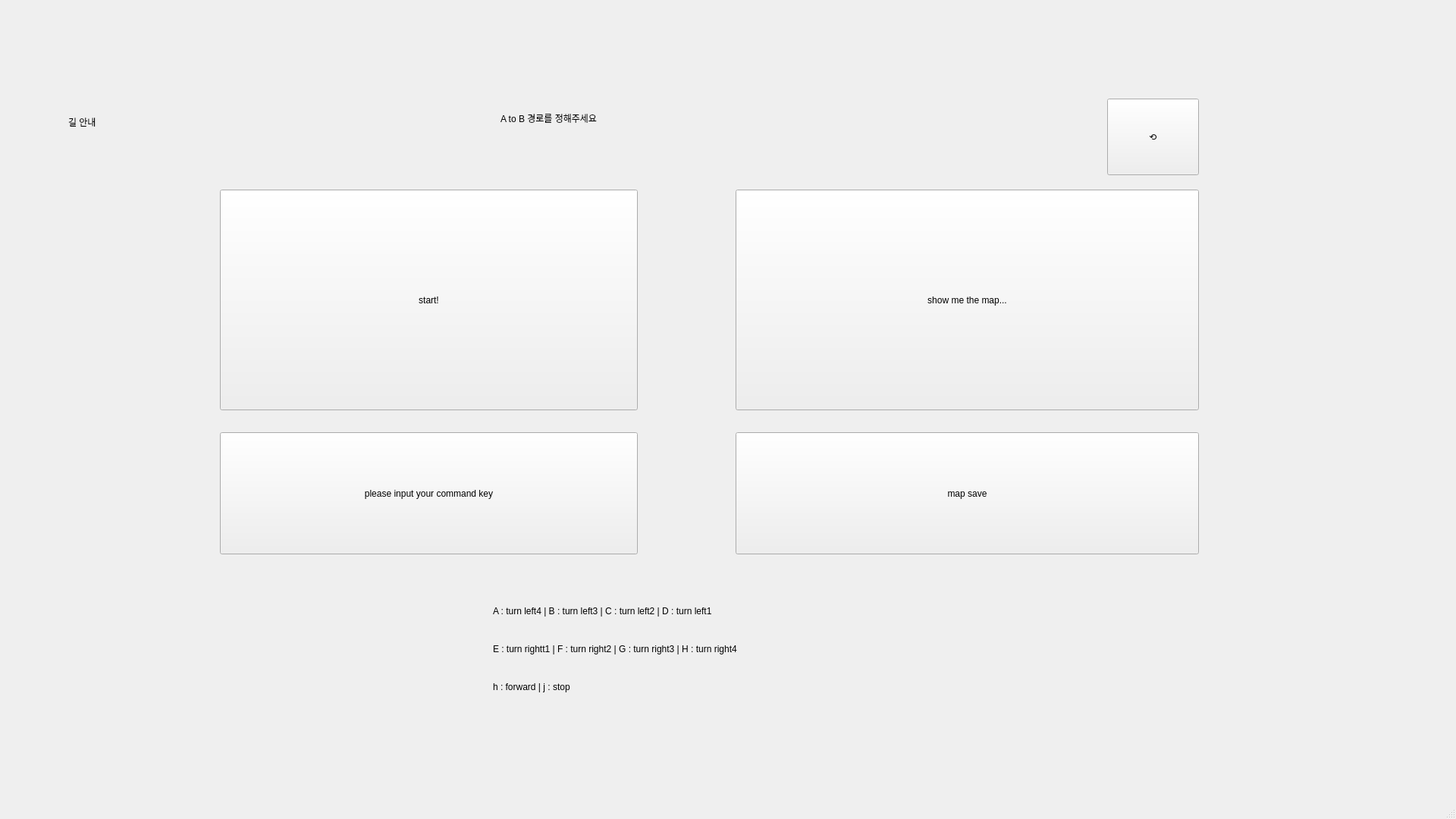
<?xml version="1.0" encoding="UTF-8"?>
<ui version="4.0">
 <class>MainWindow</class>
 <widget class="QMainWindow" name="MainWindow">
  <property name="geometry">
   <rect>
    <x>0</x>
    <y>0</y>
    <width>1920</width>
    <height>1080</height>
   </rect>
  </property>
  <property name="windowTitle">
   <string>MainWindow</string>
  </property>
  <widget class="QWidget" name="centralwidget">
   <widget class="QLabel" name="label">
    <property name="geometry">
     <rect>
      <x>90</x>
      <y>100</y>
      <width>211</width>
      <height>121</height>
     </rect>
    </property>
    <property name="styleSheet">
     <string notr="true">font: 700 24pt &quot;Jalnan OTF&quot;;
font: 25pt &quot;Ubuntu&quot;;</string>
    </property>
    <property name="text">
     <string>길 안내</string>
    </property>
   </widget>
   <widget class="QLabel" name="label_2">
    <property name="geometry">
     <rect>
      <x>660</x>
      <y>90</y>
      <width>581</width>
      <height>131</height>
     </rect>
    </property>
    <property name="styleSheet">
     <string notr="true">font: 26pt &quot;BM DoHyeon OTF&quot;;
font: 35pt &quot;Ubuntu&quot;;</string>
    </property>
    <property name="text">
     <string>A to B 경로를 정해주세요</string>
    </property>
   </widget>
   <widget class="QPushButton" name="Nav_Window_Cancle_Btn">
    <property name="geometry">
     <rect>
      <x>1460</x>
      <y>130</y>
      <width>121</width>
      <height>101</height>
     </rect>
    </property>
    <property name="styleSheet">
     <string notr="true">font: 36pt &quot;.AppleSystemUIFont&quot;;</string>
    </property>
    <property name="text">
     <string>⟲</string>
    </property>
   </widget>
   <widget class="QPushButton" name="Show_Map_Btn">
    <property name="geometry">
     <rect>
      <x>970</x>
      <y>250</y>
      <width>611</width>
      <height>291</height>
     </rect>
    </property>
    <property name="styleSheet">
     <string notr="true">image: url(:/home/lsc/mqqt_robot/paho.mqtt_py_demo_team/
img/map.png);</string>
    </property>
    <property name="text">
     <string>show me the map...</string>
    </property>
   </widget>
   <widget class="QLabel" name="label_3">
    <property name="geometry">
     <rect>
      <x>650</x>
      <y>790</y>
      <width>761</width>
      <height>31</height>
     </rect>
    </property>
    <property name="styleSheet">
     <string notr="true">font: 20pt &quot;Ubuntu&quot;;</string>
    </property>
    <property name="text">
     <string>A : turn left4 | B : turn left3 | C : turn left2 | D : turn left1</string>
    </property>
   </widget>
   <widget class="QLabel" name="label_4">
    <property name="geometry">
     <rect>
      <x>650</x>
      <y>840</y>
      <width>781</width>
      <height>31</height>
     </rect>
    </property>
    <property name="styleSheet">
     <string notr="true">font: 20pt &quot;Ubuntu&quot;;</string>
    </property>
    <property name="text">
     <string>E : turn rightt1 | F : turn right2 | G : turn right3 | H : turn right4</string>
    </property>
   </widget>
   <widget class="QLabel" name="label_5">
    <property name="geometry">
     <rect>
      <x>650</x>
      <y>890</y>
      <width>751</width>
      <height>31</height>
     </rect>
    </property>
    <property name="styleSheet">
     <string notr="true">font: 20pt &quot;Ubuntu&quot;;</string>
    </property>
    <property name="text">
     <string>h : forward | j : stop</string>
    </property>
   </widget>
   <widget class="QPushButton" name="Command_Start_Btn">
    <property name="geometry">
     <rect>
      <x>290</x>
      <y>570</y>
      <width>551</width>
      <height>161</height>
     </rect>
    </property>
    <property name="text">
     <string>please input your command key</string>
    </property>
   </widget>
   <widget class="QPushButton" name="Map_Save_Btn">
    <property name="geometry">
     <rect>
      <x>970</x>
      <y>570</y>
      <width>611</width>
      <height>161</height>
     </rect>
    </property>
    <property name="text">
     <string>map save</string>
    </property>
   </widget>
   <widget class="QPushButton" name="Nav_Action_Btn">
    <property name="geometry">
     <rect>
      <x>290</x>
      <y>250</y>
      <width>551</width>
      <height>291</height>
     </rect>
    </property>
    <property name="text">
     <string>start!</string>
    </property>
   </widget>
  </widget>
  <widget class="QMenuBar" name="menubar">
   <property name="geometry">
    <rect>
     <x>0</x>
     <y>0</y>
     <width>1920</width>
     <height>22</height>
    </rect>
   </property>
  </widget>
  <widget class="QStatusBar" name="statusbar"/>
 </widget>
 <resources>
  <include location="../map.qrc"/>
 </resources>
 <connections/>
</ui>
